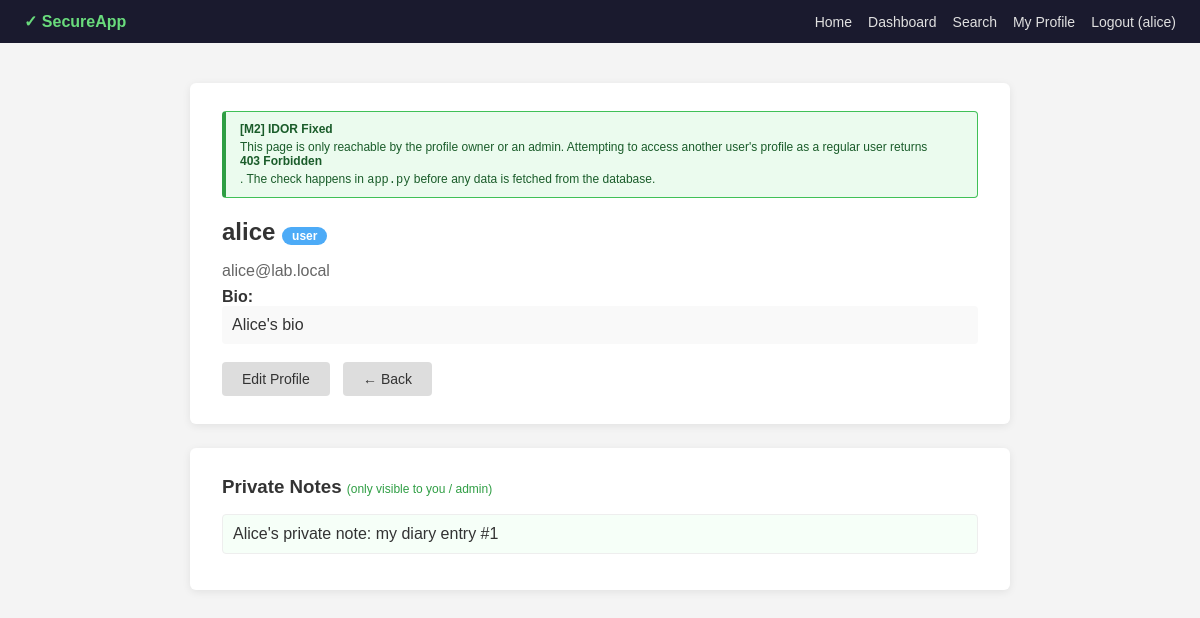
Page /profile/2 (signed in) on the committed database.
### tables this page shows
CREATE TABLE users (
    id        INTEGER PRIMARY KEY AUTOINCREMENT,
    username  TEXT    NOT NULL UNIQUE,
    password  TEXT    NOT NULL,   -- SECURE: bcrypt hash with per-user salt
    role      TEXT    NOT NULL DEFAULT 'user',
    email     TEXT    NOT NULL,
    bio       TEXT    DEFAULT ''
);

CREATE TABLE notes (
    id        INTEGER PRIMARY KEY AUTOINCREMENT,
    user_id   INTEGER NOT NULL,
    content   TEXT    NOT NULL,
    FOREIGN KEY (user_id) REFERENCES users(id)
);

### app.py (the view)
@app.route("/profile/<int:user_id>")
@login_required
def profile(user_id):
    if session["user_id"] != user_id and session.get("role") != "admin":
        abort(403)
    db   = get_conn()
    user = db.execute(
        "SELECT * FROM users WHERE id = ?", (user_id,)
    ).fetchone()
    if not user:
        abort(404)
    notes = db.execute(
        "SELECT * FROM notes WHERE user_id = ?", (user_id,)
    ).fetchall()
    return render_template("profile.html", profile_user=user, notes=notes)

### app.py (called while the page is built)
def login_required(f):
    @wraps(f)
    def decorated(*args, **kwargs):
        if "user_id" not in session:
            return redirect(url_for("login"))
        return f(*args, **kwargs)
    return decorated

def get_conn() -> sqlite3.Connection:
    if "db" not in g:
        g.db = get_db()
    return g.db

@app.teardown_appcontext
def close_conn(error):
    db = g.pop("db", None)
    if db is not None:
        db.close()

### database.py (called while the page is built)
def get_db() -> sqlite3.Connection:
    conn = sqlite3.connect(DB_PATH)
    conn.row_factory = sqlite3.Row
    return conn

### templates/profile.html (shortened to what this page needs)
{% extends "base.html" %}
{% block content %}
<div class="card">
    <div class="sec-note">
        <strong>[M2] IDOR Fixed</strong>
        This page is only reachable by the profile owner or an admin.
        Attempting to access another user's profile as a regular user
        returns <strong>403 Forbidden</strong>. The check happens in
        <code>app.py</code> before any data is fetched from the database.
    </div>
    <h2>
        {{ profile_user.username }}
        <span class="badge {% if profile_user.role == 'admin' %}badge-admin{% else %}badge-user{% endif %}">
            {{ profile_user.role }}
        </span>
    </h2>
    <p style="color:#666; margin-bottom:8px;">{{ profile_user.email }}</p>
    <p><strong>Bio:</strong></p>
    <p style="background:#f9f9f9; padding:10px; border-radius:4px;">
        {{ profile_user.bio or "(no bio set)" }}
    </p>
    <br>
    {% if session.user_id == profile_user.id or session.role == 'admin' %}
    <a href="{{ url_for('edit_profile', user_id=profile_user.id) }}"
       class="btn btn-secondary">
        Edit Profile
    </a>
    {% endif %}
    <a href="{{ url_for('dashboard') }}" class="btn btn-secondary">
        ← Back
    </a>
</div>
<div class="card">
    <h3>Private Notes
        <span style="font-size:12px; color:#2f9e44; font-weight:normal;">
            (only visible to you / admin)
        </span>
    </h3>
    {% if notes %}
        <ul style="list-style:none; padding:0;">
        {% for note in notes %}
            <li style="padding:10px; border:1px solid #eee; border-radius:4px;
                        margin-bottom:8px; background:#f6fff8;">
                {{ note.content }}
            </li>
        {% endfor %}
        </ul>
    {% else %}
        <p style="color:#888;">No notes found.</p>
    {% endif %}
</div>
{% endblock %}

### templates/base.html (shortened to what this page needs)
<!DOCTYPE html>
<html lang="en">
<head>
</head>
<body>
<nav>
    <span class="brand">&#10003; SecureApp </span>
    <a href="{{ url_for('index') }}">Home</a>
    {% if session.user_id %}
        <a href="{{ url_for('dashboard') }}">Dashboard</a>
        <a href="{{ url_for('search') }}">Search</a>
        <a href="{{ url_for('profile', user_id=session.user_id) }}">My Profile</a>
        <a href="{{ url_for('logout') }}">Logout ({{ session.username }})</a>
    {% else %}
        <a href="{{ url_for('login') }}">Login</a>
        <a href="{{ url_for('register') }}">Register</a>
    {% endif %}
</nav>
<div class="container">
    {% block content %}{% endblock %}
</div>
</body>
</html>

### templates/base.html (style rules this page uses)
* { box-sizing: border-box; margin: 0; padding: 0; }
body { font-family: Arial, sans-serif; background: #f4f4f4; color: #333; }
nav { background: #1a1a2e; padding: 12px 24px; display: flex; align-items: center; gap: 16px; }
nav a { color: #e0e0e0; text-decoration: none; font-size: 14px; }
nav .brand { font-weight: bold; font-size: 16px; color: #69db7c; margin-right: auto; }
.container { max-width: 860px; margin: 40px auto; padding: 0 20px; }
.card { background: #fff; border-radius: 6px; padding: 28px 32px; box-shadow: 0 2px 8px rgba(0,0,0,0.08); margin-bottom: 24px; }
h1, h2, h3 { margin-bottom: 16px; }
.btn { display: inline-block; padding: 9px 20px; border: none; border-radius: 4px; cursor: pointer; font-size: 14px; text-decoration: none; }
.btn-secondary { background: #ddd; color: #333; }
.badge { display: inline-block; padding: 2px 10px; border-radius: 12px; font-size: 12px; font-weight: bold; }
.badge-user { background: #4dabf7; color: #fff; }
.sec-note { background: #ebfbee; border: 1px solid #40c057; border-left: 4px solid #2f9e44; padding: 10px 14px; border-radius: 4px; font-size: 12px; color: #1a5c2a; margin-bottom: 20px; }
.sec-note strong { display: block; margin-bottom: 4px; }

### rows in the picture
users: username "alice", role "user", email "alice@lab.local", bio "Alice's bio"
notes: content "Alice's private note: my diary entry #1"
